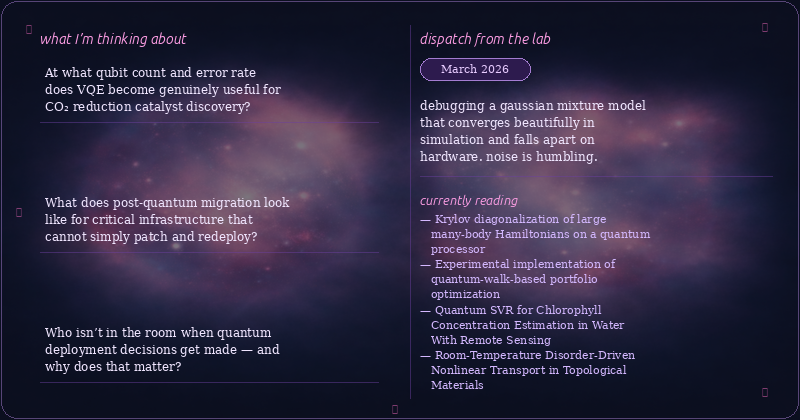
#> input picture thinking_dispatch.png, 800 x 420 px
$ python -i make_bloch.py   (imports and definitions only)
#> lines starting #> are read from the running program, lines starting #| are printed output that depends on the picture
"""Generate an animated Bloch sphere GIF using matplotlib, numpy, and Pillow."""

import numpy as np
import matplotlib
# [1 line not run here, left out]
import matplotlib.pyplot as plt
from mpl_toolkits.mplot3d import Axes3D  # noqa: F401
from mpl_toolkits.mplot3d.art3d import Line3DCollection
from PIL import Image

# ---------------------------------------------------------------------------
# Config
# ---------------------------------------------------------------------------
N_FRAMES   = 120
TRAIL_LEN  = 40
WIREFRAME_COLOR = "#6A0DAD"
CIRCLE_COLOR    = "#7B2FBE"
MAGENTA         = "#FF6EC7"
TRAIL_END_COLOR = "#CC99FF"
AXIS_LINE_COLOR = "#666666"
AXIS_LABEL_COLOR = "#444444"
POLE_DOT_COLOR  = "#6A0DAD"
LABEL_COLOR     = "#2D0057"
THETA_FIXED = np.pi / 3          # fixed polar angle of state vector

# ---------------------------------------------------------------------------
# Sphere geometry helpers
# ---------------------------------------------------------------------------

def _sphere_wireframe(n=20):
    """Return lists of (x,y,z) line segments for latitude and longitude lines."""
#> called with n = 20
    segs = []
    u = np.linspace(0, 2 * np.pi, 120)

    # latitude rings
    for lat in np.linspace(-np.pi / 2, np.pi / 2, n):
        x = np.cos(lat) * np.cos(u)
        y = np.cos(lat) * np.sin(u)
        z = np.sin(lat) * np.ones_like(u)
        segs.append(list(zip(x, y, z)))

    # longitude arcs
    v = np.linspace(0, np.pi, 120)
    for lon in np.linspace(0, 2 * np.pi, n, endpoint=False):
        x = np.sin(v) * np.cos(lon)
        y = np.sin(v) * np.sin(lon)
        z = np.cos(v)
        segs.append(list(zip(x, y, z)))

    return segs


def _circle_xz(n=300):
    """Great circle in the xz plane."""
    t = np.linspace(0, 2 * np.pi, n)
    return np.cos(t), np.zeros(n), np.sin(t)


def _equator(n=300):
    """Equatorial circle."""
    t = np.linspace(0, 2 * np.pi, n)
    return np.cos(t), np.sin(t), np.zeros(n)


def _tip(theta, phi):
    x = np.sin(theta) * np.cos(phi)
    y = np.sin(theta) * np.sin(phi)
    z = np.cos(theta)
    return x, y, z


# ---------------------------------------------------------------------------
# Pre-compute all tip positions
# ---------------------------------------------------------------------------
phis = 2 * np.pi * np.arange(N_FRAMES) / N_FRAMES
tips = np.array([_tip(THETA_FIXED, phi) for phi in phis])  # (N_FRAMES, 3)

wireframe_segs = _sphere_wireframe(20)

# ---------------------------------------------------------------------------
# Render frames
# ---------------------------------------------------------------------------
frames_pil = []

# [96 lines not run here, left out]

# ---------------------------------------------------------------------------
# Save GIF
# ---------------------------------------------------------------------------
# Convert RGBA frames to P mode with transparency for GIF export.
# GIF supports a single transparent colour index; we map the alpha
# channel by quantising to a palette and marking the background index.
def _rgba_to_gif_frame(img: Image.Image) -> Image.Image:
    # Paste onto a white canvas to get a clean palette quantisation,
    # then re-apply transparency via the alpha channel as a binary mask.
    background = Image.new("RGBA", img.size, (255, 255, 255, 255))
    background.paste(img, mask=img.split()[3])
    p = background.convert("RGB").quantize(colors=255, method=Image.Quantize.FASTOCTREE)
    # Add transparent index (255) for fully-transparent pixels
    alpha = img.split()[3]
    mask = Image.eval(alpha, lambda a: 255 if a < 128 else 0)
    p_data = list(p.getdata())
    mask_data = list(mask.getdata())
    p_data = [255 if mask_data[j] == 255 else p_data[j] for j in range(len(p_data))]
    p.putdata(p_data)
    p.info["transparency"] = 255
    return p

gif_frames = [_rgba_to_gif_frame(f) for f in frames_pil]

# [11 lines not run here, left out]

>>> import cv2
>>> picture = cv2.imread('thinking_dispatch.png', cv2.IMREAD_GRAYSCALE)
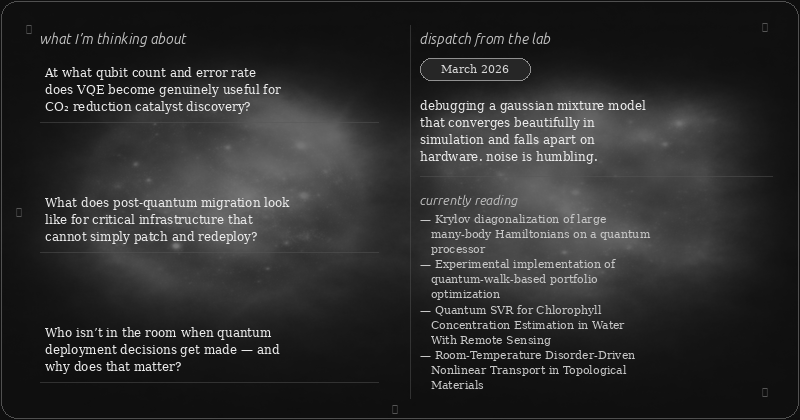
#> picture: shape (420, 800); min 14, max 235, mean 46.1
#> (the run stopped early here; a loop or call above may not have finished)
